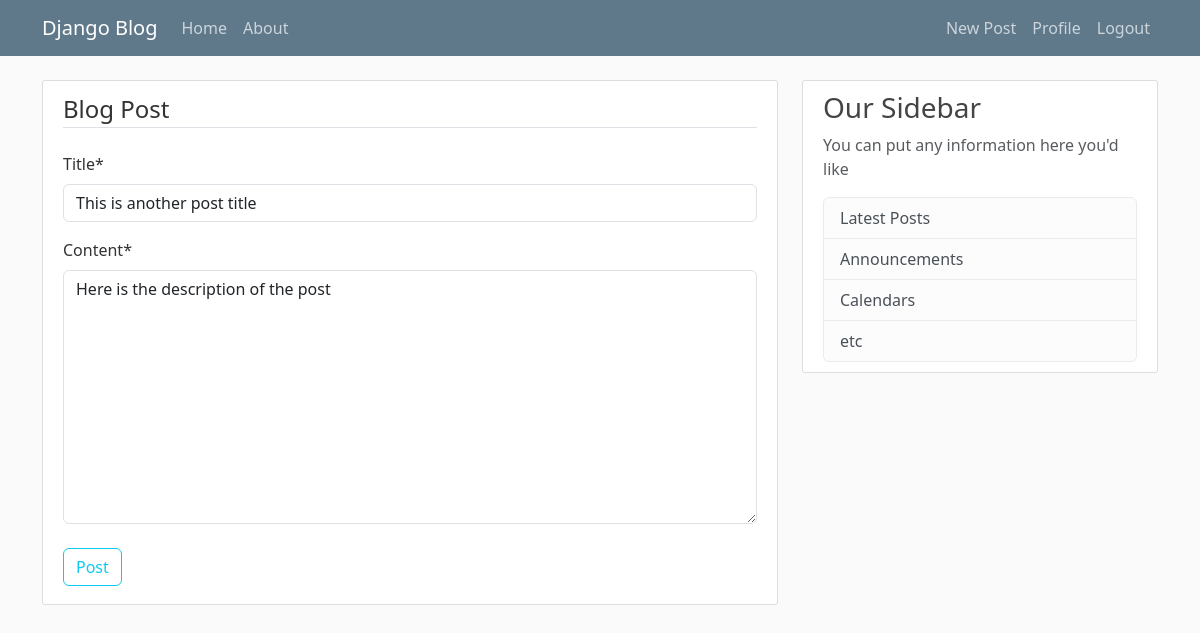
The app's page /post/5/update/ (signed in) with its own data.
### blog/models.py (models this page shows, shortened)
class Post(models.Model):
    title = models.CharField(max_length=100)
    content = models.TextField()
    date_posted = models.DateTimeField(default=timezone.now)
    author = models.ForeignKey(User, on_delete=models.CASCADE)

### blog/views.py (the view, shortened to what this page needs)
# urls.py: path('post/<int:pk>/update/', PostUpdateView.as_view(), name='post-update'),
class PostUpdateView(LoginRequiredMixin, UserPassesTestMixin, UpdateView):
    model = Post
    fields = ['title', 'content']
    def test_func(self):
        post = self.get_object()
        if self.request.user == post.author:
            return True
        return False

### blog/templates/blog/post_form.html (shortened to what this page needs)
{% extends "blog/base.html" %}
{% load crispy_forms_tags %}
{% block content %}
<div class="content-section">
    <form method="POST">
        <fieldset class="form-group">
            <legend class="border-bottom mb-4">Blog Post</legend>
            {{ form | crispy }}
        </fieldset>
        <div class="form-group my-2">
            <button class="btn btn-outline-info" type="submit">Post</button>
        </div>
    </form>
</div>
{% endblock content %}

### blog/static/blog/main.css (style rules this page uses)
body { background: #fafafa; color: #333333; margin-top: 5rem; }
.content-section { background: #ffffff; padding: 10px 20px; border: 1px solid #dddddd; border-radius: 3px; margin-bottom: 20px; }

### records on screen
Post: title "This is another post title", content "Here is the description of the post"
